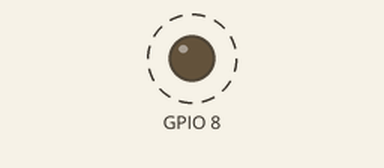
Bench run of a sketch on a simulated ESP32-C3. Shown: output pins drawn as LEDs (lit = HIGH). Dashed ring = blinking. What the sketch prints to the serial monitor is not drawn.

Above: at 0.12 s.
Timing chart, 0 to 3.0 s (numbered marks = the images above):
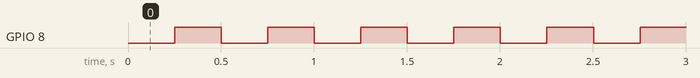

The sketch:

arduino_serial_blink.ino
```cpp
// (licence header left out)
void setup() {
  Serial.begin(115200);
  pinMode(8, OUTPUT);
  Serial.println("Arduino on ESP32-C3");
}

void loop() {
  static int n = 0;
  digitalWrite(8, n & 1);
  Serial.printf("tick %d at %lu ms\n", n++, millis());
  while (Serial.available()) {
    Serial.write(toupper(Serial.read()));
  }
  delay(250);
}
```

Measured:
- by itself, GPIO 8: alternates HIGH for 0.25 s and LOW for 0.25 s
